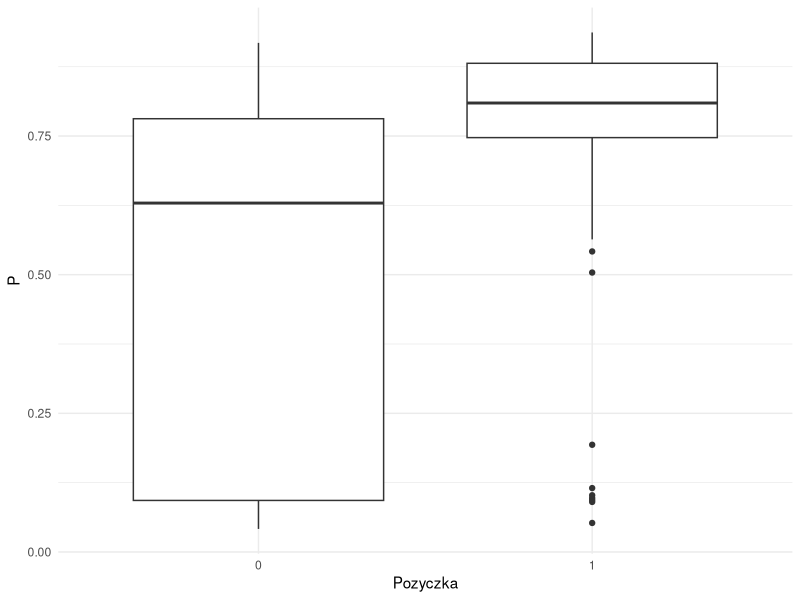
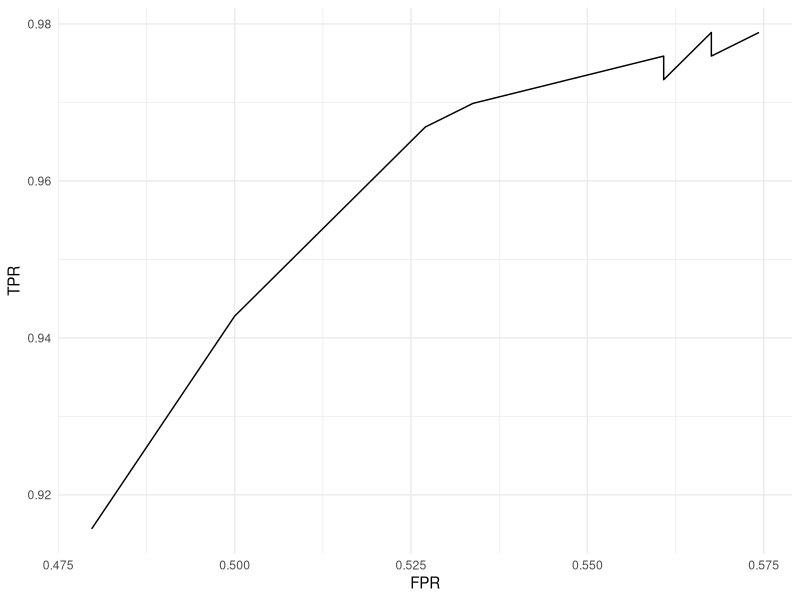
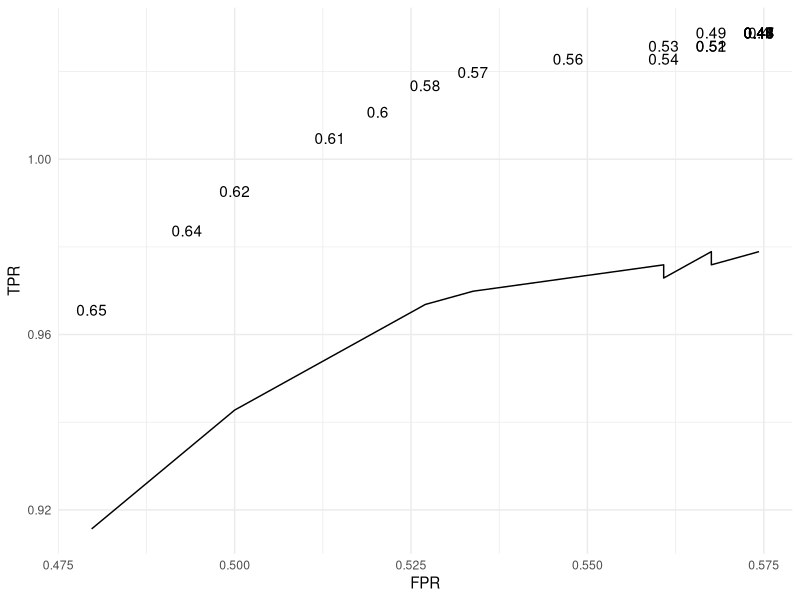

Reproduce these figures in R, in order. (Note: this script raises an error after producing the figures.)
## ---- chunk 1
dane <- read.table("pozyczka.csv", sep=";", header=T)
head(dane)
## ---- chunk 2
dane$plec <- as.factor(dane$plec)
dane$stan_cyw <- as.factor(dane$stan_cyw)
dane$samozatr <- as.factor(dane$samozatr)
dane$historia <- as.factor(dane$historia)
dane$miejsce_zam <- as.factor(dane$miejsce_zam)
dane$pozyczka <- as.factor(dane$pozyczka)
## ---- chunk 3
summary(dane$pozyczka)
## ---- chunk 4
100*sum(dane$pozyczka==1)/nrow(dane)
## ---- chunk 5
model <- glm(pozyczka ~ plec + stan_cyw + samozatr + historia + miejsce_zam + dochod + suma_poz, dane, family = binomial)
summary(model)
## ---- chunk 6
confint(model)
## ---- chunk 7
prawdopodobienstwa <- predict(model, type = "response")
## ---- chunk 8
library(ggplot2)
ggplot(data = data.frame('P' = prawdopodobienstwa, 'Pozyczka' = dane$pozyczka)) + geom_boxplot(aes(x = Pozyczka, y = P)) + theme_minimal()
## ---- chunk 9
predykcja <- ifelse(prawdopodobienstwa  > 0.5, "1", "0")
## ---- chunk 10
conf.matrix <- table('Pred'=predykcja, 'True'=dane$pozyczka)
conf.matrix
## ---- chunk 11
accuracy <- sum(diag(conf.matrix))/sum(conf.matrix)  # suma wartości na przekątnej dzielona przez sumę wszystkich wartości macierzy
sensitivity <- conf.matrix[2, 2]/(conf.matrix[1,2]+conf.matrix[2,2])
specificity <- conf.matrix[1, 1]/(conf.matrix[1,1]+conf.matrix[2,1])
precision <- conf.matrix[2, 2]/(conf.matrix[2,1] + conf.matrix[2, 2])
c('Dokładność' = accuracy, 'Czułość' = sensitivity, 'Specyficzność' = specificity, "Precyzja" = precision)
## ---- chunk 12
progi <- seq(0.4, 0.65, length.out = 20)
## ---- chunk 13
macierz_predykcji <- sapply(progi, function(p) prawdopodobienstwa > p) 
## ---- chunk 14
P <- sum(dane$pozyczka == 1)  
N <- sum(dane$pozyczka == 0)
TPR <- apply(macierz_predykcji, 2, function(x) sum(x & dane$pozyczka==1))/P
FPR <- apply(macierz_predykcji, 2, function(x) sum(x & dane$pozyczka==0))/N
## ---- chunk 15
ggplot(data.frame('TPR' = TPR, 'FPR' = FPR, 'p' = progi)) + geom_line(aes(x=FPR, y=TPR)) + geom_abline(slope=1, intercept=0, alpha=0.2) + theme_minimal() 
## ---- chunk 16
ggplot(data.frame('TPR' = TPR, 'FPR' = FPR, 'p' = progi)) + geom_line(aes(x=FPR, y=TPR)) + geom_abline(slope=1, intercept=0, alpha=0.2) + theme_minimal() + geom_text(aes(x=FPR, y=TPR + 0.05, label=round(p, 2)))
## ---- chunk 17
data("iris")
## ---- chunk 18
sample(1:nrow(iris), 480, replace=F)
